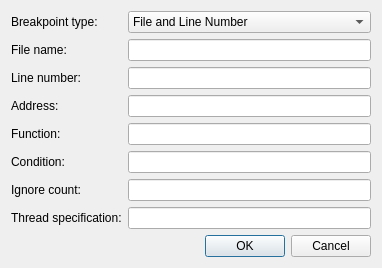
<?xml version="1.0" encoding="UTF-8"?>
<ui version="4.0">
 <class>Dialog</class>
 <widget class="QDialog" name="Dialog">
  <property name="geometry">
   <rect>
    <x>0</x>
    <y>0</y>
    <width>382</width>
    <height>252</height>
   </rect>
  </property>
  <property name="windowTitle">
   <string>Dialog</string>
  </property>
  <layout class="QVBoxLayout" name="verticalLayout">
   <item>
    <layout class="QFormLayout" name="formLayout">
     <item row="0" column="0">
      <widget class="QLabel" name="labelType">
       <property name="text">
        <string>Breakpoint type:</string>
       </property>
      </widget>
     </item>
     <item row="0" column="1">
      <widget class="QComboBox" name="comboBoxType">
       <item>
        <property name="text">
         <string>File and Line Number</string>
        </property>
       </item>
       <item>
        <property name="text">
         <string>Function Name</string>
        </property>
       </item>
       <item>
        <property name="text">
         <string>Function &quot;main()&quot;</string>
        </property>
       </item>
       <item>
        <property name="text">
         <string>Address</string>
        </property>
       </item>
      </widget>
     </item>
     <item row="1" column="0">
      <widget class="QLabel" name="labelFileName">
       <property name="text">
        <string>File name:</string>
       </property>
      </widget>
     </item>
     <item row="1" column="1">
      <widget class="QLineEdit" name="lineEditFileName"/>
     </item>
     <item row="2" column="0">
      <widget class="QLabel" name="labelLineNumber">
       <property name="text">
        <string>Line number:</string>
       </property>
      </widget>
     </item>
     <item row="2" column="1">
      <widget class="QLineEdit" name="lineEditLineNumber"/>
     </item>
     <item row="4" column="0">
      <widget class="QLabel" name="labelFunction">
       <property name="text">
        <string>Function:</string>
       </property>
      </widget>
     </item>
     <item row="4" column="1">
      <widget class="QLineEdit" name="lineEditFunction"/>
     </item>
     <item row="5" column="0">
      <widget class="QLabel" name="labelCondition">
       <property name="text">
        <string>Condition:</string>
       </property>
      </widget>
     </item>
     <item row="5" column="1">
      <widget class="QLineEdit" name="lineEditCondition"/>
     </item>
     <item row="6" column="0">
      <widget class="QLabel" name="labelIgnoreCount">
       <property name="text">
        <string>Ignore count:</string>
       </property>
      </widget>
     </item>
     <item row="6" column="1">
      <widget class="QLineEdit" name="lineEditIgnoreCount"/>
     </item>
     <item row="7" column="0">
      <widget class="QLabel" name="labelThreadSpec">
       <property name="text">
        <string>Thread specification:</string>
       </property>
      </widget>
     </item>
     <item row="7" column="1">
      <widget class="QLineEdit" name="lineEditThreadSpec"/>
     </item>
     <item row="3" column="0">
      <widget class="QLabel" name="labelAddress">
       <property name="text">
        <string>Address:</string>
       </property>
      </widget>
     </item>
     <item row="3" column="1">
      <widget class="QLineEdit" name="lineEditAddress"/>
     </item>
    </layout>
   </item>
   <item>
    <spacer name="verticalSpacer">
     <property name="orientation">
      <enum>Qt::Vertical</enum>
     </property>
     <property name="sizeHint" stdset="0">
      <size>
       <width>20</width>
       <height>40</height>
      </size>
     </property>
    </spacer>
   </item>
   <item>
    <widget class="QDialogButtonBox" name="buttonBox">
     <property name="orientation">
      <enum>Qt::Horizontal</enum>
     </property>
     <property name="standardButtons">
      <set>QDialogButtonBox::Cancel|QDialogButtonBox::Ok</set>
     </property>
    </widget>
   </item>
  </layout>
 </widget>
 <resources/>
 <connections>
  <connection>
   <sender>buttonBox</sender>
   <signal>accepted()</signal>
   <receiver>Dialog</receiver>
   <slot>accept()</slot>
   <hints>
    <hint type="sourcelabel">
     <x>248</x>
     <y>254</y>
    </hint>
    <hint type="destinationlabel">
     <x>157</x>
     <y>274</y>
    </hint>
   </hints>
  </connection>
  <connection>
   <sender>buttonBox</sender>
   <signal>rejected()</signal>
   <receiver>Dialog</receiver>
   <slot>reject()</slot>
   <hints>
    <hint type="sourcelabel">
     <x>316</x>
     <y>260</y>
    </hint>
    <hint type="destinationlabel">
     <x>286</x>
     <y>274</y>
    </hint>
   </hints>
  </connection>
 </connections>
</ui>
